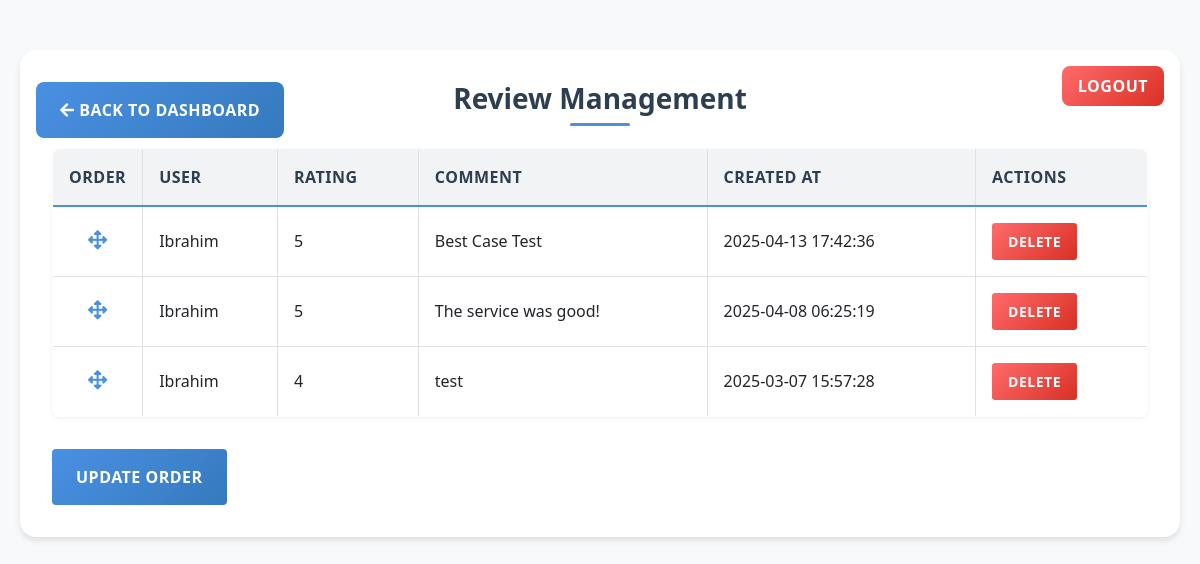
/admin_reviews.php (signed in), run on the app's committed database.
### tables this page shows
CREATE TABLE `reviews` (
  `id` int(11) NOT NULL,
  `user_id` int(11) NOT NULL,
  `rating` int(11) NOT NULL CHECK (`rating` between 1 and 5),
  `comment` text NOT NULL,
  `created_at` timestamp NOT NULL DEFAULT current_timestamp(),
  `display_order` int(11) DEFAULT 0
);

CREATE TABLE `users` (
  `id` int(11) NOT NULL,
  `email` varchar(255) NOT NULL,
  `password` varchar(255) NOT NULL,
  `google_id` varchar(255) DEFAULT NULL,
  `name` varchar(255) DEFAULT NULL,
  `profile_image` varchar(255) DEFAULT NULL,
  `phone` varchar(20) DEFAULT NULL,
  `Address` varchar(255) NOT NULL
);

### admin_reviews.php (the view, shortened to what this page needs)
<?php
include 'db.php';
$query = "
    SELECT reviews.id, reviews.user_id, reviews.rating, reviews.comment, reviews.created_at, reviews.display_order, users.name
    FROM reviews
    JOIN users ON reviews.user_id = users.id
    ORDER BY reviews.display_order ASC, reviews.created_at DESC
";
$result = $conn1->query($query);
?>
<!DOCTYPE html>
<html lang="en">
<head>
    <link href="https://stackpath.bootstrapcdn.com/bootstrap/4.5.2/css/bootstrap.min.css" rel="stylesheet">
    <link rel="stylesheet" href="https://cdnjs.cloudflare.com/ajax/libs/jqueryui/1.12.1/jquery-ui.min.css">
    <link rel="stylesheet" href="https://cdnjs.cloudflare.com/ajax/libs/font-awesome/5.15.3/css/all.min.css">
</head>
<body>
    <div class="container">
        <div class="dashboard-container">
            <a href="admin_dashboard.php" class="btn btn-primary back-link">
                <i class="fas fa-arrow-left"></i> Back to Dashboard
            </a>
            <a href="admin_dashboard.php?logout=true" class="btn btn-danger logout-link">Logout</a>
            <h3 class="text-center">Review Management</h3>
            <form method="POST" action="admin_reviews.php">
                <table class="table table-bordered review-table">
                    <thead>
                        <tr>
                            <th>Order</th>
                            <th>User</th>
                            <th>Rating</th>
                            <th>Comment</th>
                            <th>Created At</th>
                            <th>Actions</th>
                        </tr>
                    </thead>
                    <tbody id="sortable">
                        <?php while ($row = $result->fetch_assoc()): ?>
                            <tr data-id="<?php echo htmlspecialchars($row['id']); ?>">
                                <td class="order-column">
                                    <i class="fas fa-arrows-alt"></i>
                                </td>
                                <td><?php echo htmlspecialchars($row['name']); ?></td>
                                <td><?php echo htmlspecialchars($row['rating']); ?></td>
                                <td><?php echo htmlspecialchars($row['comment']); ?></td>
                                <td><?php echo htmlspecialchars($row['created_at']); ?></td>
                                <td>
                                    <a href="admin_reviews.php?delete=<?php echo htmlspecialchars($row['id']); ?>" class="btn btn-danger btn-sm">Delete</a>
                                </td>
                            </tr>
                        <?php endwhile; ?>
                    </tbody>
                </table>
                <button type="submit" name="update_order" class="btn btn-primary">Update Order</button>
            </form>
        </div>
    </div>
</body>
</html>

### admin_reviews.php (style rules this page uses)
:root { --primary-color: #4a90e2; --secondary-color: #50c878; --accent-color: #ff6b6b; --background-color: #f8f9fa; --text-color: #2c3e50; --card-shadow: 0 4px 6px rgba(0, 0, 0, 0.1); --transition-speed: 0.3s; --success-color: #28a745; --warning-color: #ffc107; --dark-bg: #121212; --dark-card-bg: #1e1e1e; --dark-text: #ffffff; --dark-border: #333; --table-header-bg: #f1f3f5; --table-row-hover: #f8f9fa; --sortable-placeholder: #f0f0f0; }
body { background-color: var(--background-color); color: var(--text-color); font-family: 'Segoe UI', Tahoma, Geneva, Verdana, sans-serif; animation: fadeIn 0.8s ease-out; }
.container { max-width: 1200px; margin: 30px auto; padding: 20px; }
.dashboard-container { background: white; border-radius: 16px; box-shadow: var(--card-shadow); padding: 2rem; position: relative; animation: slideIn 0.6s ease-out forwards; }
.dashboard-container h3 { margin-bottom: 2rem; color: var(--text-color); font-weight: 600; text-align: center; position: relative; }
.dashboard-container h3::after { content: ''; position: absolute; bottom: -10px; left: 50%; transform: translateX(-50%); width: 60px; height: 3px; background: var(--primary-color); border-radius: 2px; }
.back-link, .logout-link { position: absolute; top: 1rem; padding: 0.75rem 1.5rem; border-radius: 8px; font-weight: 600; text-transform: uppercase; letter-spacing: 0.5px; transition: all var(--transition-speed); z-index: 10; }
.back-link { left: 1rem; background: linear-gradient(135deg, #6c757d, #495057); color: white; }
.logout-link { right: 1rem; background: linear-gradient(135deg, var(--accent-color), #d93025); color: white; }
.review-table { margin-top: 2rem; border-radius: 8px; overflow: hidden; box-shadow: 0 2px 4px rgba(0, 0, 0, 0.05); animation: fadeIn 0.8s ease-out 0.4s backwards; }
.review-table thead th { background: var(--table-header-bg); border-bottom: 2px solid var(--primary-color); color: var(--text-color); font-weight: 600; text-transform: uppercase; letter-spacing: 0.5px; padding: 1rem; }
.review-table tbody tr { transition: all var(--transition-speed); }
.review-table td { padding: 1rem; vertical-align: middle; border-bottom: 1px solid #dee2e6; }
.order-column { cursor: move; text-align: center; width: 50px; }
.order-column i { color: var(--primary-color); font-size: 1.2rem; transition: all var(--transition-speed); }
.btn-primary { background: linear-gradient(135deg, var(--primary-color), #357abd); border: none; padding: 1rem 1.5rem; font-weight: 600; text-transform: uppercase; letter-spacing: 0.5px; transition: all var(--transition-speed); margin-top: 1rem; }
.btn-danger { background: linear-gradient(135deg, var(--accent-color), #d93025); border: none; padding: 0.5rem 1rem; font-weight: 600; text-transform: uppercase; letter-spacing: 0.5px; transition: all var(--transition-speed); }

### data on the page
reviews: user.name "Ibrahim", rating "5", comment "Best Case Test", created_at "2025-04-13 17:42:36"
reviews: user.name "Ibrahim", rating "5", comment "The service was good!", created_at "2025-04-08 06:25:19"
reviews: user.name "Ibrahim", rating "4", comment "test", created_at "2025-03-07 15:57:28"
